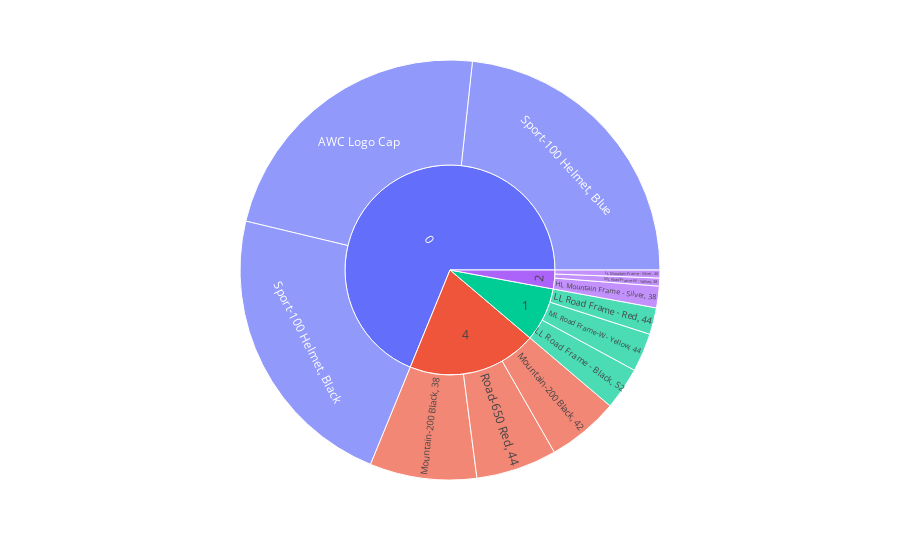

The notebook cell saved with this chart:
### Markdown cell above
## No gráfico abaixo, é possível ver quais produtos venderam mais por tempo de produção:
### Produtos com menor tempo de produção venderam significativamente mais.
- Questões importantes:
 - A maior quantidade de vendas se deu pelo tempo de produção ou pelo tipo de produto?
   - É possível que produtos com tempo de produção menor tenham um custo menor, então o preço seja menor e, consequentemente, haja mais vendas.

### Code cell
chart_data_2 = question_2()
fig = px.sunburst(chart_data_2, path=[chart_data_2.index.get_level_values(0), chart_data_2.index.get_level_values(1)], values=chart_data_2["OrderQty"])
fig.show()

### Figure 1 — Plotly figure (JSON) as saved in the notebook; plotly's stock layout.template omitted (floating-point values rounded to 4 significant figures)
{"data": [{"branchvalues": "total", "domain": {"x": [0, 1], "y": [0, 1]}, "hovertemplate": "labels=%{label}<br>OrderQty=%{value}<br>parent=%{parent}<br>id=%{id}<extra></extra>", "ids": ["0/AWC Logo Cap", "2/HL Mountain Frame - Silver, 38", "2/LL Mountain Frame - Silver, 40", "1/LL Road Frame - Black, 52", "1/LL Road Frame - Red, 44", "2/ML Road Frame-W - Yellow, 38", "1/ML Road Frame-W - Yellow, 44", "4/Mountain-200 Black, 38", "4/Mountain-200 Black, 42", "4/Road-650 Red, 44", "0/Sport-100 Helmet, Black", "0/Sport-100 Helmet, Blue", "0", "1", "2", "4"], "labels": ["AWC Logo Cap", "HL Mountain Frame - Silver, 38", "LL Mountain Frame - Silver, 40", "LL Road Frame - Black, 52", "LL Road Frame - Red, 44", "ML Road Frame-W - Yellow, 38", "ML Road Frame-W - Yellow, 44", "Mountain-200 Black, 38", "Mountain-200 Black, 42", "Road-650 Red, 44", "Sport-100 Helmet, Black", "Sport-100 Helmet, Blue", "0", "1", "2", "4"], "name": "", "parents": ["0", "2", "2", "1", "1", "2", "1", "4", "4", "4", "0", "0", "", "", "", ""], "type": "sunburst", "values": [33244, 2412, 884, 4743, 2973, 895, 4305, 11908, 7992, 9016, 32660, 33715, 99619, 12021, 4191, 28916]}], "layout": {"legend": {"tracegroupgap": 0}, "margin": {"t": 60}}}
